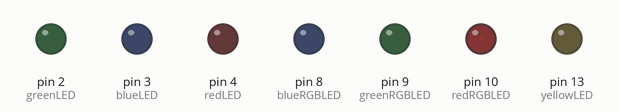
Recording of a sketch running on a simulated Arduino Uno, built with avr-gcc and run on an emulated ATmega328P. Parts: output pins drawn as LEDs (lit = HIGH).

Above: at 0.05 s.
At 1.1 s:
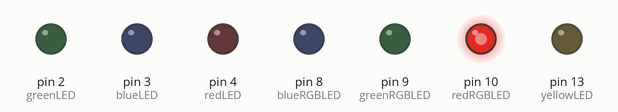
At 2.15 s:
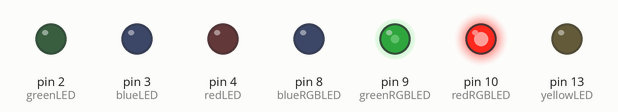
At 4.3 s:
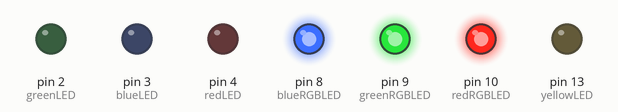
At 6.4 s:
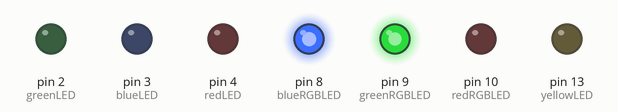
At 8.55 s:
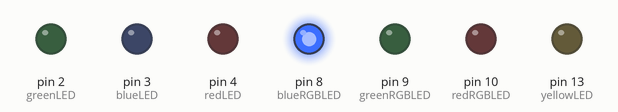
Timing chart, 0 to 12.2 s (numbered marks = the images above):
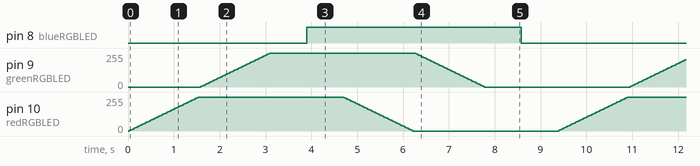

The sketch:

Practice_with_for_loops.ino
```cpp
int yellowLED = 13;
int redRGBLED = 10;
int greenRGBLED = 9;
int blueRGBLED = 8;
int redLED = 4;
int blueLED = 3;
int greenLED = 2;

int brightness;

void setup() {
  // put your setup code here, to run once:
  pinMode(yellowLED, OUTPUT);
  pinMode(redRGBLED, OUTPUT);
  pinMode(greenRGBLED, OUTPUT);
  pinMode(blueRGBLED, OUTPUT);
  pinMode(redLED, OUTPUT);
  pinMode(blueLED, OUTPUT);
  pinMode(greenLED, OUTPUT);
  Serial.begin(9600);
}

void loop() {
  // put your main code here, to run repeatedly:
  /*for(brightness = 0; brightness <= 255; brightness += 5)
  {
    analogWrite(yellowLED, brightness);
    Serial.println(brightness);
    delay(30);
  }
  for(brightness = 255; brightness>=0; brightness -= 1)
  {
    analogWrite(yellowLED, brightness);
    Serial.println(brightness);
    delay(50);
  }

  brightness = 0;

  while(brightness<=255)
  {
    analogWrite(blueLED, brightness);
    delay(30);
    brightness+=5;
  }

  brightness = 255;

  while(brightness>=0)
  {
    analogWrite(blueLED, brightness);
    delay(30);
    brightness-=1;
  }*/
  for(brightness=0; brightness<=255; brightness+=5)
  {
    analogWrite(redRGBLED, brightness);
    delay(30);
  }
  for(brightness=0; brightness<=255; brightness+=5)
  {
    analogWrite(greenRGBLED, brightness);
    delay(30);
  }
  for(brightness=0; brightness<=255; brightness+=5)
  {
    analogWrite(blueRGBLED, brightness);
    delay(30);
  }
  for(brightness=255; brightness>=0; brightness-=5)
  {
    analogWrite(redRGBLED, brightness);
    delay(30);
  }
  for(brightness=255; brightness>=0; brightness-=5)
  {
    analogWrite(greenRGBLED, brightness);
    delay(30);
  }
  for(brightness=255; brightness>=0; brightness-=5)
  {
    analogWrite(blueRGBLED, brightness);
    delay(30);
  }
}
```

Measured:
- by itself, pin 8 (blueRGBLED): alternates HIGH for 4.7 s and LOW for 4.7 s
